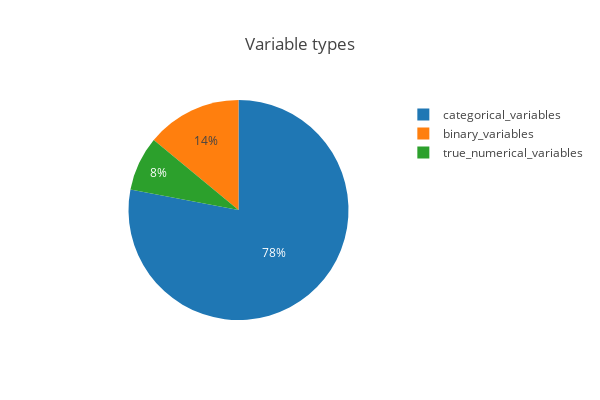

Notebook source saved alongside this figure:
### Code cell
variables = {
    'categorical_variables': len(categorical_variables),
    'binary_variables': len(binary_variables),
    'true_numerical_variables': len(true_numerical_variables)
}
pie_trace = go.Pie(labels=list(variables.keys()), values=list(variables.values()))
layout = dict(title= "Variable types", height=400, width=600)
fig = dict(data=[pie_trace], layout=layout)
iplot(fig)

### Figure 1 — Plotly figure (JSON) as saved in the notebook; plotly's stock layout.template omitted (floating-point values rounded to 4 significant figures)
{"data": [{"labels": ["categorical_variables", "binary_variables", "true_numerical_variables"], "type": "pie", "uid": "f2d63143-9c5c-4a23-9205-32db2a66f83f", "values": [39, 7, 4]}], "layout": {"height": 400, "title": {"text": "Variable types"}, "width": 600}}
